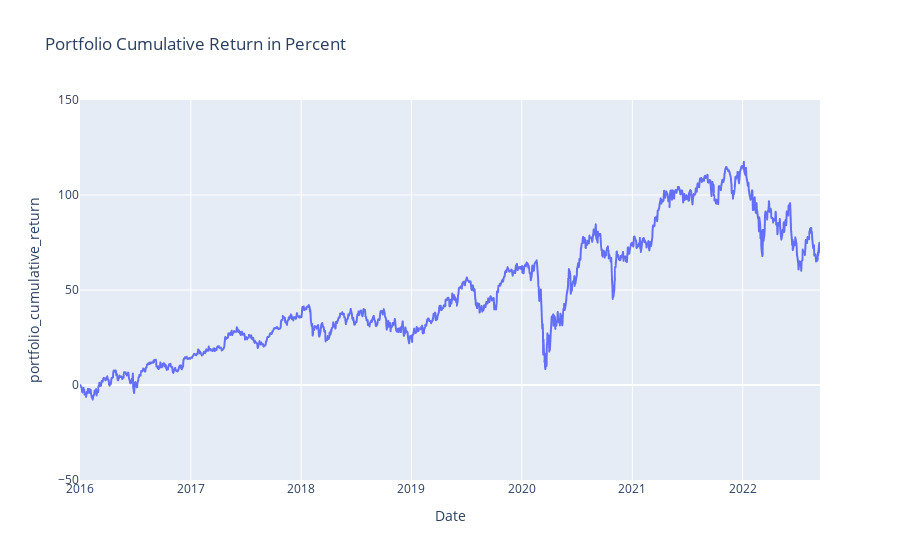

Notebook code cell kept with this figure:
### Code cell
# plot portfolio cumulative return
fig = px.line(df_allocation, 
              y="portfolio_cumulative_return", 
              title='Portfolio Cumulative Return in Percent',
              range_y=(-50, 150))
fig.show()

### Figure 1 — Plotly figure (JSON) as saved in the notebook; plotly's stock layout.template omitted (floating-point values rounded to 4 significant figures; data arrays with more than 128 entries replaced by an {"elided": "..."} marker saying what was removed)
{"data": [{"hovertemplate": "Date=%{x}<br>portfolio_cumulative_return=%{y}<extra></extra>", "legendgroup": "", "line": {"color": "#636efa", "dash": "solid"}, "mode": "lines", "name": "", "showlegend": false, "type": "scattergl", "x": {"elided": "1732 str values"}, "xaxis": "x", "y": {"elided": "1732 float values"}, "yaxis": "y"}], "layout": {"legend": {"tracegroupgap": 0}, "title": {"text": "Portfolio Cumulative Return in Percent"}, "xaxis": {"anchor": "y", "domain": [0, 1], "title": {"text": "Date"}}, "yaxis": {"anchor": "x", "domain": [0, 1], "range": [-50, 150], "title": {"text": "portfolio_cumulative_return"}}}}
